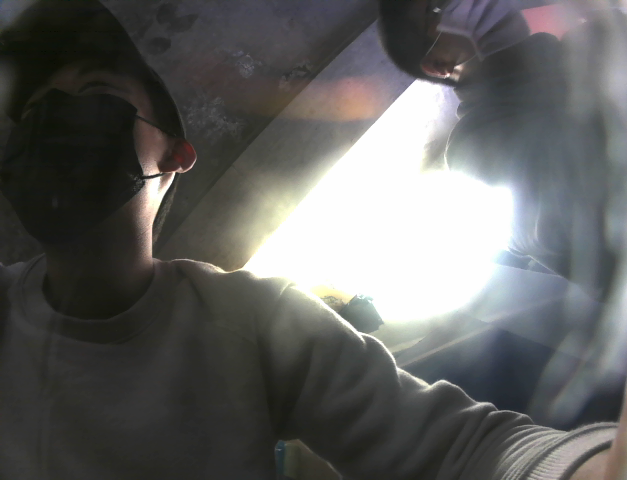
#> input picture photomosaic/left.png, 627 x 480 px
$ python -i videoCaptureWithCropping.py   (imports and definitions only)
#> lines starting #> are read from the running program, lines starting #| are printed output that depends on the picture; after the words box and inside, x2 and y2 are one past the last pixel; in counts of white or black regions, pixels touching at a corner belong together
# shows video, takes snapshots, crops them and saves
import numpy as np
import argparse
import imutils
import cv2
import keyboard
import time


def crop(image_name):
    # Load image and display (convert to grayscale and threshold it)
#> called with image_name = '../photomosaic/left.png'
    image = cv2.imread(image_name)
#> image is the input picture: shape (480, 627, 3); mean B, G, R 95.7, 97, 96.5

    gray = cv2.cvtColor(image, cv2.COLOR_BGR2GRAY)
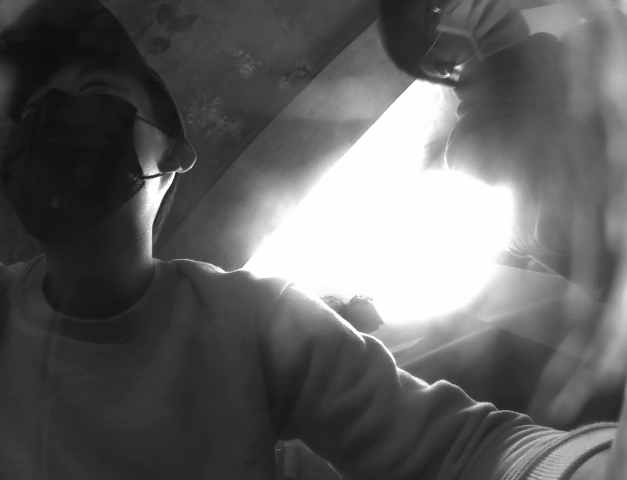
#> gray: shape (480, 627); min 7, max 254, mean 96.7
    thresh = cv2.threshold(gray, 100, 255, cv2.THRESH_BINARY_INV)[1]
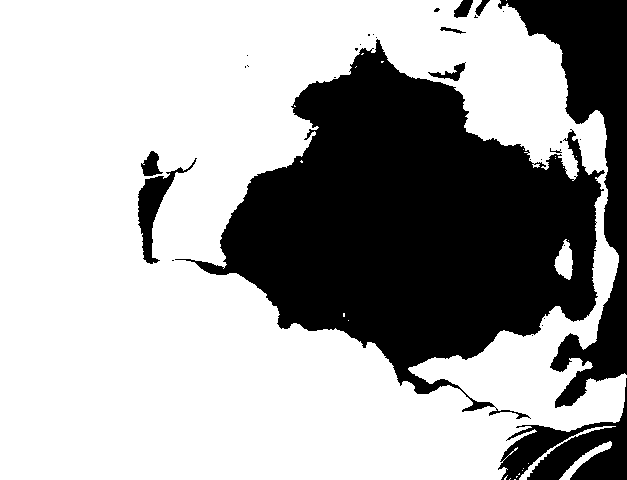
#> thresh: shape (480, 627); 66% white; 31 black regions (21 under 20 px)
    cv2.imshow("Thresh", thresh)

    cnts = cv2.findContours(
        thresh.copy(), cv2.RETR_EXTERNAL, cv2.CHAIN_APPROX_SIMPLE)
#> cnts = 12 contours, 9 with area under 20; largest, box (x1, y1, x2, y2) and area: (0, 0, 627, 480) 276530, (559, 441, 612, 480) 360, (519, 426, 616, 480) 241
    cnts = imutils.grab_contours(cnts)
    c = max(cnts, key=cv2.contourArea)
#> c = contour of 624 points, box (x1, y1, x2, y2) (0, 0, 627, 480), area 276530

    output = image.copy()
    cv2.drawContours(output, [c], -1, (0, 255, 0), 3)
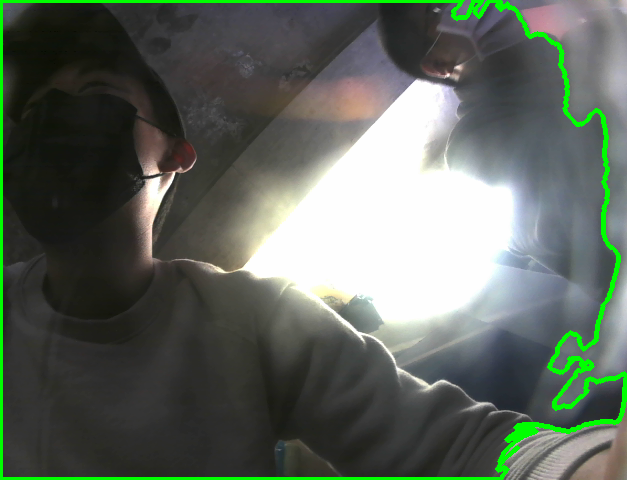
#> output: shape (480, 627, 3); 3.18% of pixels changed, all inside (x1, y1, x2, y2) = (0, 0, 627, 480)
    (x, y, w, h) = cv2.boundingRect(c)
#> x = 0; y = 0; w = 627; h = 480
    text = "original, num_pts = {}".format(len(c))
#> text = 'original, num_pts = 624'
    cv2.putText(output, text, (x, y - 15),
                cv2.FONT_HERSHEY_SIMPLEX, 0.9, (0, 255, 0), 2)

    # Crop the image based on the points of the bounding box, show the cropped image
    cropped = image[y:y+h, x:x+w]
    cv2.imwrite(image_name, cropped)
    cv2.imshow(image_name, cropped)
    cv2.waitKey(0)


#############
# [1 line not run here, left out]
result = True

snapshots = ["front.jpg", "back.jpg", "top.jpg", "left.jpg", "right.jpg"]
i = 0
# [19 lines not run here, left out]

>>> result = crop('../photomosaic/left.png')

$ run again, on photomosaic/bottom.png
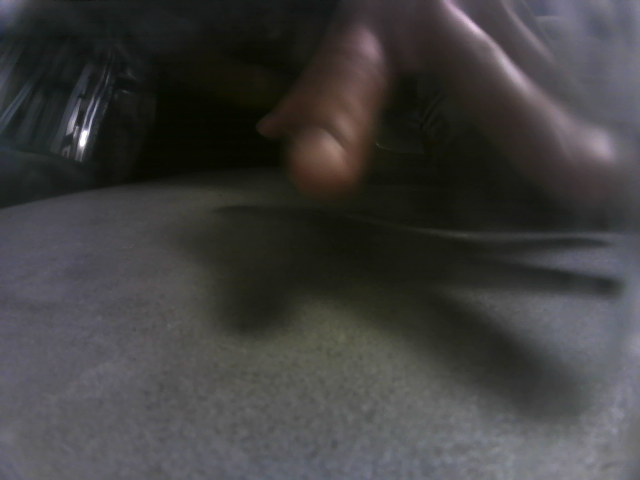
#> input picture photomosaic/bottom.png, 640 x 480 px
#> in crop, image is the input picture: shape (480, 640, 3); mean B, G, R 62.6, 63.2, 64
#> in crop, `thresh = cv2.threshold(gray, 100, 255, cv2.THRESH_BINARY_INV)[1]`:
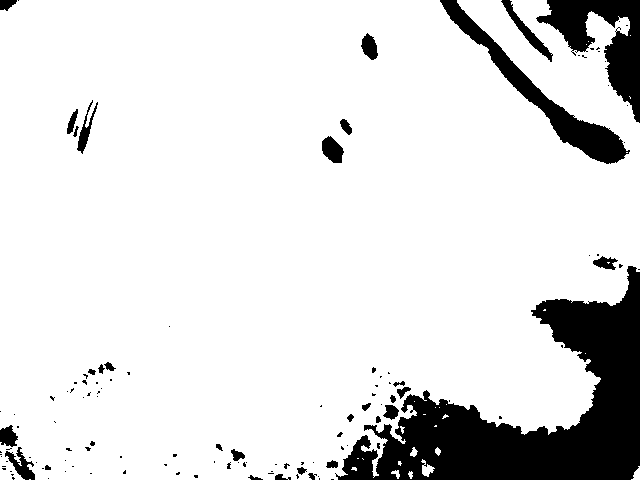
#> thresh: shape (480, 640); 87.3% white; 124 black regions (92 under 20 px)
#> cnts = 27 contours, 21 with area under 20; largest, box (x1, y1, x2, y2) and area: (0, 0, 640, 480) 268878, (421, 459, 435, 477) 92, (631, 466, 640, 480) 52, (410, 447, 418, 457) 35, (391, 470, 400, 479) 28, (435, 447, 441, 456) 26
#> c = contour of 1398 points, box (x1, y1, x2, y2) (0, 0, 640, 480), area 268878
#> in crop, `cv2.drawContours(output, [c], -1, (0, 255, 0), 3)`:
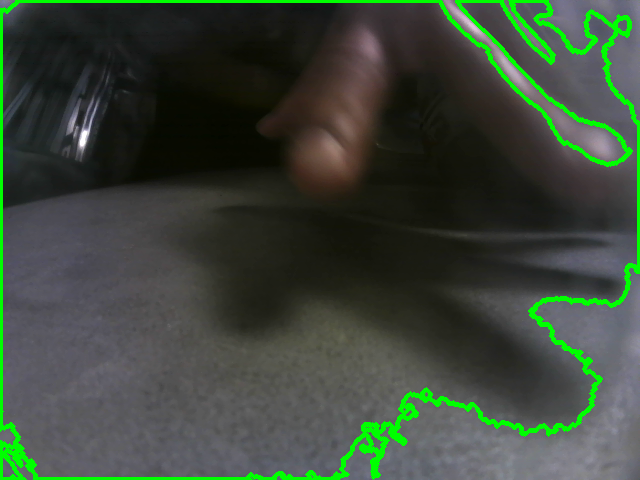
#> output: shape (480, 640, 3); 4.59% of pixels changed, all inside (x1, y1, x2, y2) = (0, 0, 640, 480)
#> x = 0; w = 640; h = 480
#> text = 'original, num_pts = 1398'
